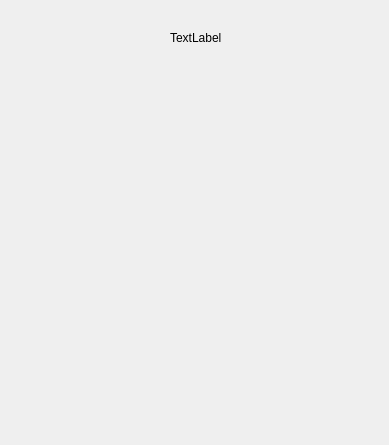
<?xml version="1.0" encoding="UTF-8"?>
<ui version="4.0">
 <class>PauseMenu</class>
 <widget class="QDockWidget" name="PauseMenu">
  <property name="geometry">
   <rect>
    <x>0</x>
    <y>0</y>
    <width>389</width>
    <height>445</height>
   </rect>
  </property>
  <property name="windowTitle">
   <string>DockWidget</string>
  </property>
  <widget class="QWidget" name="dockWidgetContents">
   <widget class="QWidget" name="verticalLayoutWidget">
    <property name="geometry">
     <rect>
      <x>99</x>
      <y>99</y>
      <width>221</width>
      <height>281</height>
     </rect>
    </property>
    <layout class="QVBoxLayout" name="verticalLayout"/>
   </widget>
   <widget class="QLabel" name="label">
    <property name="geometry">
     <rect>
      <x>170</x>
      <y>30</y>
      <width>58</width>
      <height>16</height>
     </rect>
    </property>
    <property name="text">
     <string>TextLabel</string>
    </property>
   </widget>
  </widget>
 </widget>
 <resources/>
 <connections/>
</ui>
